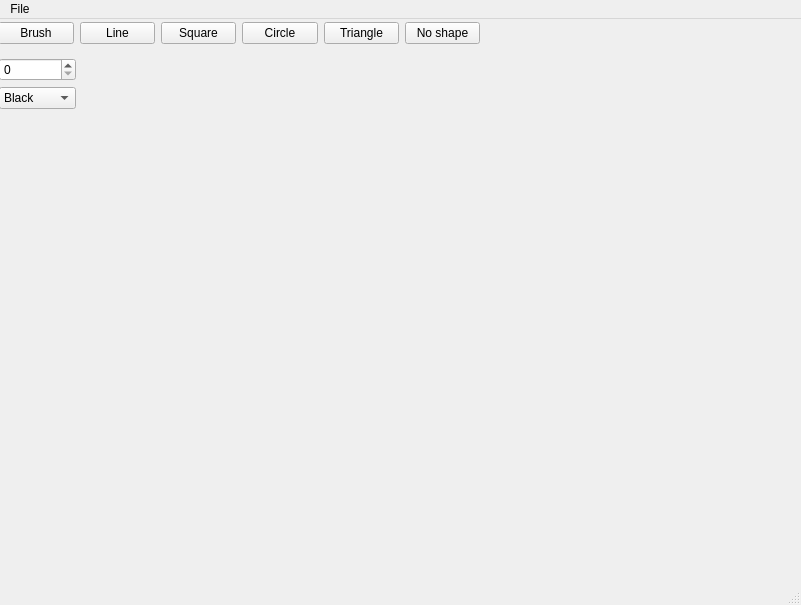
<?xml version="1.0" encoding="UTF-8"?>
<ui version="4.0">
 <class>MainWindow</class>
 <widget class="QMainWindow" name="MainWindow">
  <property name="geometry">
   <rect>
    <x>0</x>
    <y>0</y>
    <width>801</width>
    <height>605</height>
   </rect>
  </property>
  <property name="windowTitle">
   <string>MainWindow</string>
  </property>
  <widget class="QWidget" name="centralwidget">
   <widget class="QWidget" name="widget" native="true">
    <property name="geometry">
     <rect>
      <x>-1</x>
      <y>-1</y>
      <width>801</width>
      <height>581</height>
     </rect>
    </property>
    <widget class="QWidget" name="horizontalLayoutWidget">
     <property name="geometry">
      <rect>
       <x>-1</x>
       <y>0</y>
       <width>482</width>
       <height>31</height>
      </rect>
     </property>
     <layout class="QHBoxLayout" name="horizontalLayout">
      <item>
       <widget class="QPushButton" name="pushButton_4">
        <property name="toolTip">
         <string>&lt;html&gt;&lt;head/&gt;&lt;body&gt;&lt;p&gt;Choose brush instrument&lt;/p&gt;&lt;/body&gt;&lt;/html&gt;</string>
        </property>
        <property name="text">
         <string>Brush</string>
        </property>
       </widget>
      </item>
      <item>
       <widget class="QPushButton" name="pushButton_3">
        <property name="toolTip">
         <string>&lt;html&gt;&lt;head/&gt;&lt;body&gt;&lt;p&gt;Choose line instrument&lt;/p&gt;&lt;/body&gt;&lt;/html&gt;</string>
        </property>
        <property name="text">
         <string>Line</string>
        </property>
       </widget>
      </item>
      <item>
       <widget class="QPushButton" name="pushButton">
        <property name="toolTip">
         <string>&lt;html&gt;&lt;head/&gt;&lt;body&gt;&lt;p&gt;Choose rectangle shape&lt;/p&gt;&lt;/body&gt;&lt;/html&gt;</string>
        </property>
        <property name="text">
         <string>Square</string>
        </property>
       </widget>
      </item>
      <item>
       <widget class="QPushButton" name="pushButton_2">
        <property name="toolTip">
         <string>&lt;html&gt;&lt;head/&gt;&lt;body&gt;&lt;p&gt;Choose circle shape&lt;/p&gt;&lt;/body&gt;&lt;/html&gt;</string>
        </property>
        <property name="text">
         <string>Circle</string>
        </property>
       </widget>
      </item>
      <item>
       <widget class="QPushButton" name="pushButton_6">
        <property name="toolTip">
         <string>&lt;html&gt;&lt;head/&gt;&lt;body&gt;&lt;p&gt;Does not draw anything&lt;/p&gt;&lt;/body&gt;&lt;/html&gt;</string>
        </property>
        <property name="text">
         <string>Triangle</string>
        </property>
       </widget>
      </item>
      <item>
       <widget class="QPushButton" name="pushButton_5">
        <property name="toolTip">
         <string>&lt;html&gt;&lt;head/&gt;&lt;body&gt;&lt;p&gt;Does not draw anything&lt;/p&gt;&lt;/body&gt;&lt;/html&gt;</string>
        </property>
        <property name="text">
         <string>No shape</string>
        </property>
       </widget>
      </item>
     </layout>
    </widget>
    <widget class="QWidget" name="verticalLayoutWidget">
     <property name="geometry">
      <rect>
       <x>0</x>
       <y>40</y>
       <width>77</width>
       <height>201</height>
      </rect>
     </property>
     <layout class="QVBoxLayout" name="verticalLayout">
      <item>
       <widget class="QSpinBox" name="spinBox">
        <property name="toolTip">
         <string>&lt;html&gt;&lt;head/&gt;&lt;body&gt;&lt;p&gt;change figure width&lt;/p&gt;&lt;/body&gt;&lt;/html&gt;</string>
        </property>
       </widget>
      </item>
      <item>
       <widget class="QComboBox" name="comboBox">
        <property name="toolTip">
         <string>&lt;html&gt;&lt;head/&gt;&lt;body&gt;&lt;p&gt;Choose color&lt;/p&gt;&lt;/body&gt;&lt;/html&gt;</string>
        </property>
        <item>
         <property name="text">
          <string>Black</string>
         </property>
        </item>
        <item>
         <property name="text">
          <string>Red</string>
         </property>
        </item>
        <item>
         <property name="text">
          <string>Blue</string>
         </property>
        </item>
        <item>
         <property name="text">
          <string>Green</string>
         </property>
        </item>
        <item>
         <property name="text">
          <string>Yellow</string>
         </property>
        </item>
       </widget>
      </item>
      <item>
       <spacer name="verticalSpacer">
        <property name="orientation">
         <enum>Qt::Vertical</enum>
        </property>
        <property name="sizeHint" stdset="0">
         <size>
          <width>20</width>
          <height>40</height>
         </size>
        </property>
       </spacer>
      </item>
     </layout>
    </widget>
   </widget>
  </widget>
  <widget class="QMenuBar" name="menubar">
   <property name="geometry">
    <rect>
     <x>0</x>
     <y>0</y>
     <width>801</width>
     <height>21</height>
    </rect>
   </property>
   <widget class="QMenu" name="menuFile">
    <property name="title">
     <string>File</string>
    </property>
    <addaction name="actionSave_as_2"/>
    <addaction name="actionClean"/>
   </widget>
   <addaction name="menuFile"/>
  </widget>
  <widget class="QStatusBar" name="statusbar"/>
  <action name="actionSave_as_2">
   <property name="text">
    <string>Save as</string>
   </property>
   <property name="toolTip">
    <string>&lt;html&gt;&lt;head/&gt;&lt;body&gt;&lt;p&gt;Save your drawing to computer&lt;/p&gt;&lt;/body&gt;&lt;/html&gt;</string>
   </property>
  </action>
  <action name="actionClean">
   <property name="text">
    <string>Clean</string>
   </property>
   <property name="toolTip">
    <string>&lt;html&gt;&lt;head/&gt;&lt;body&gt;&lt;p&gt;Clean your canvas&lt;/p&gt;&lt;/body&gt;&lt;/html&gt;</string>
   </property>
  </action>
 </widget>
 <resources/>
 <connections/>
</ui>
